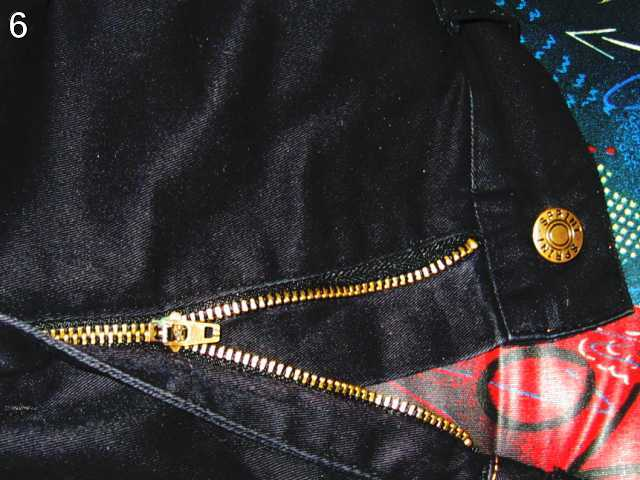
#> input picture PythonChallenge/channel.bmp, 640 x 480 px
$ python Challenge6.py   (Python 2 division)
#> lines starting #> are read from the running program, lines starting #| are printed output that depends on the picture
## http://www.pythonchallenge.com/pc/def/channel.html

import Image

im = Image.open('channel.bmp')
#> im is the input picture: PIL image 640x480 RGB; mean R, G, B 56.2, 49.8, 51.3

print dir(im)
#> (printed output is left out)
w, h = im.size
#> w = 640; h = 480

for y in xrange(h):
    for x in xrange(w):
        r, g, b = im.getpixel((x,y))
        #print help(im.putpixel)
        im.putpixel((x,y), (0, 0, b))
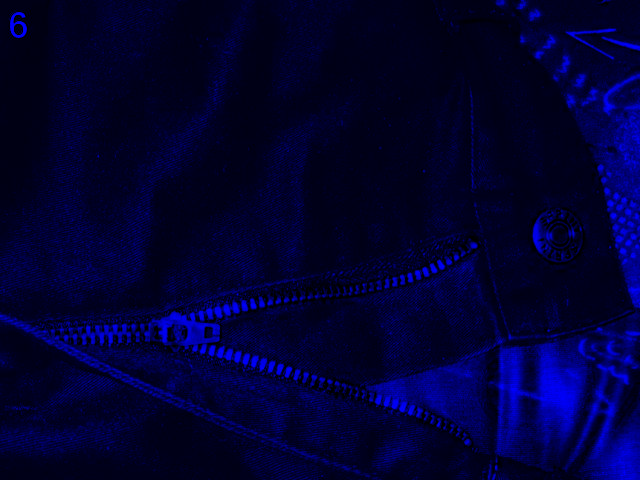
#> im: PIL image 640x480 RGB; mean R, G, B 0, 0, 51.3
im.save('blue.bmp')
# [6 lines of commented-out code are left out]
